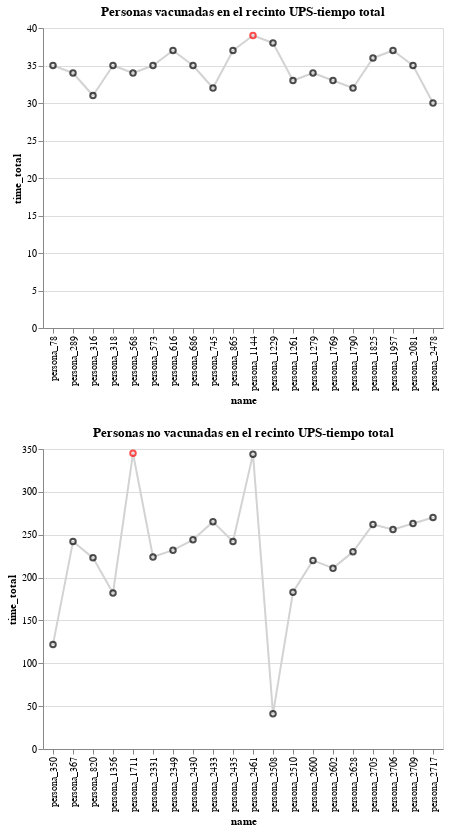

Here is the notebook cell this chart was saved with:
### Markdown cell above
### personas vacunadas y no vacunadas

### Code cell
fig&fig_2

### Figure 1 — Vega-Lite specification as saved in the notebook (floating-point values rounded to 4 significant figures)
{"config": {"view": {"continuousWidth": 400, "continuousHeight": 300}}, "vconcat": [{"layer": [{"mark": {"type": "trail", "color": "lightgrey"}, "encoding": {"x": {"type": "nominal", "field": "name", "sort": {"field": "id", "order": "ascending"}}, "y": {"type": "quantitative", "field": "time_total"}}}, {"mark": "point", "encoding": {"color": {"condition": {"value": "red", "test": "(datum.time_total === 39)"}, "value": "black"}, "x": {"type": "nominal", "field": "name", "sort": {"field": "id", "order": "ascending"}}, "y": {"type": "quantitative", "field": "time_total"}}}], "data": {"name": "data-cd2b0729e935135e4d41e78e5dc0da8f"}, "title": "Personas vacunadas en el recinto UPS-tiempo total"}, {"layer": [{"mark": {"type": "trail", "color": "lightgrey"}, "encoding": {"x": {"type": "nominal", "field": "name", "sort": {"field": "id", "order": "ascending"}}, "y": {"type": "quantitative", "field": "time_total"}}}, {"mark": "point", "encoding": {"color": {"condition": {"value": "red", "test": "(datum.time_total === 345)"}, "value": "black"}, "x": {"type": "nominal", "field": "name", "sort": {"field": "id", "order": "ascending"}}, "y": {"type": "quantitative", "field": "time_total"}}}], "data": {"name": "data-2039ccfc77df77cf41f8b6433872000a"}, "title": "Personas no vacunadas en el recinto UPS-tiempo total"}], "$schema": "https://vega.github.io/schema/vega-lite/v4.8.1.json", "datasets": {"data-cd2b0729e935135e4d41e78e5dc0da8f": [{"id": 1790, "name": "persona_1790", "date": "2021-06-17T00:00:00", "time_wait": 0, "first_cite": "2021-06-19T00:00:00", "second_cite": "2021-07-10T00:00:00", "dose": 1, "time_total": 32}, {"id": 1229, "name": "persona_1229", "date": "2021-06-13T00:00:00", "time_wait": 0, "first_cite": "2021-06-16T00:00:00", "second_cite": "2021-07-07T00:00:00", "dose": 1, "time_total": 38}, {"id": 573, "name": "persona_573", "date": "2021-06-08T00:00:00", "time_wait": 0, "first_cite": "2021-06-08T00:00:00", "second_cite": "2021-06-29T00:00:00", "dose": 1, "time_total": 35}, {"id": 316, "name": "persona_316", "date": "2021-06-06T00:00:00", "time_wait": 0, "first_cite": "2021-06-06T00:00:00", "second_cite": "2021-06-27T00:00:00", "dose": 1, "time_total": 31}, {"id": 568, "name": "persona_568", "date": "2021-06-08T00:00:00", "time_wait": 0, "first_cite": "2021-06-13T00:00:00", "second_cite": "2021-07-04T00:00:00", "dose": 1, "time_total": 34}, {"id": 1957, "name": "persona_1957", "date": "2021-06-18T00:00:00", "time_wait": 0, "first_cite": "2021-06-18T00:00:00", "second_cite": "2021-07-09T00:00:00", "dose": 1, "time_total": 37}, {"id": 865, "name": "persona_865", "date": "2021-06-10T00:00:00", "time_wait": 0, "first_cite": "2021-06-10T00:00:00", "second_cite": "2021-07-01T00:00:00", "dose": 1, "time_total": 37}, {"id": 616, "name": "persona_616", "date": "2021-06-08T00:00:00", "time_wait": 0, "first_cite": "2021-06-10T00:00:00", "second_cite": "2021-07-01T00:00:00", "dose": 1, "time_total": 37}, {"id": 2081, "name": "persona_2081", "date": "2021-06-19T00:00:00", "time_wait": 0, "first_cite": "2021-06-23T00:00:00", "second_cite": "2021-07-14T00:00:00", "dose": 1, "time_total": 35}, {"id": 78, "name": "persona_78", "date": "2021-06-04T00:00:00", "time_wait": 0, "first_cite": "2021-06-13T00:00:00", "second_cite": "2021-07-04T00:00:00", "dose": 1, "time_total": 35}, {"id": 1261, "name": "persona_1261", "date": "2021-06-13T00:00:00", "time_wait": 0, "first_cite": "2021-06-13T00:00:00", "second_cite": "2021-07-04T00:00:00", "dose": 1, "time_total": 33}, {"id": 1769, "name": "persona_1769", "date": "2021-06-17T00:00:00", "time_wait": 0, "first_cite": "2021-06-17T00:00:00", "second_cite": "2021-07-08T00:00:00", "dose": 1, "time_total": 33}, {"id": 1825, "name": "persona_1825", "date": "2021-06-17T00:00:00", "time_wait": 0, "first_cite": "2021-06-17T00:00:00", "second_cite": "2021-07-08T00:00:00", "dose": 1, "time_total": 36}, {"id": 318, "name": "persona_318", "date": "2021-06-06T00:00:00", "time_wait": 0, "first_cite": "2021-06-06T00:00:00", "second_cite": "2021-06-27T00:00:00", "dose": 1, "time_total": 35}, {"id": 289, "name": "persona_289", "date": "2021-06-06T00:00:00", "time_wait": 0, "first_cite": "2021-06-06T00:00:00", "second_cite": "2021-06-27T00:00:00", "dose": 1, "time_total": 34}, {"id": 745, "name": "persona_745", "date": "2021-06-09T00:00:00", "time_wait": 0, "first_cite": "2021-06-09T00:00:00", "second_cite": "2021-06-30T00:00:00", "dose": 1, "time_total": 32}, {"id": 1144, "name": "persona_1144", "date": "2021-06-12T00:00:00", "time_wait": 0, "first_cite": "2021-06-12T00:00:00", "second_cite": "2021-07-03T00:00:00", "dose": 1, "time_total": 39}, {"id": 1279, "name": "persona_1279", "date": "2021-06-13T00:00:00", "time_wait": 0, "first_cite": "2021-06-13T00:00:00", "second_cite": "2021-07-04T00:00:00", "dose": 1, "time_total": 34}, {"id": 686, "name": "persona_686", "date": "2021-06-09T00:00:00", "time_wait": 0, "first_cite": "2021-06-09T00:00:00", "second_cite": "2021-06-30T00:00:00", "dose": 1, "time_total": 35}, {"id": 2478, "name": "persona_2478", "date": "2021-06-22T00:00:00", "time_wait": 0, "first_cite": "2021-06-22T00:00:00", "second_cite": "2021-07-13T00:00:00", "dose": 1, "time_total": 30}], "data-2039ccfc77df77cf41f8b6433872000a": [{"id": 2430, "name": "persona_2430", "date": "2021-06-22T00:00:00", "time_wait": 220, "first_cite": "2021-06-28T00:00:00", "second_cite": "", "dose": 0, "time_total": 244}, {"id": 2706, "name": "persona_2706", "date": "2021-06-24T00:00:00", "time_wait": 233, "first_cite": "2021-06-28T00:00:00", "second_cite": "", "dose": 0, "time_total": 256}, {"id": 2461, "name": "persona_2461", "date": "2021-06-22T00:00:00", "time_wait": 320, "first_cite": "2021-06-29T00:00:00", "second_cite": "", "dose": 0, "time_total": 344}, {"id": 2349, "name": "persona_2349", "date": "2021-06-21T00:00:00", "time_wait": 209, "first_cite": "2021-06-26T00:00:00", "second_cite": "", "dose": 0, "time_total": 232}, {"id": 1711, "name": "persona_1711", "date": "2021-06-16T00:00:00", "time_wait": 320, "first_cite": "2021-06-30T00:00:00", "second_cite": "", "dose": 0, "time_total": 345}, {"id": 1356, "name": "persona_1356", "date": "2021-06-14T00:00:00", "time_wait": 160, "first_cite": "2021-06-26T00:00:00", "second_cite": "", "dose": 0, "time_total": 182}, {"id": 2705, "name": "persona_2705", "date": "2021-06-24T00:00:00", "time_wait": 237, "first_cite": "2021-06-28T00:00:00", "second_cite": "", "dose": 0, "time_total": 262}, {"id": 820, "name": "persona_820", "date": "2021-06-10T00:00:00", "time_wait": 200, "first_cite": "2021-06-29T00:00:00", "second_cite": "", "dose": 0, "time_total": 223}, {"id": 2717, "name": "persona_2717", "date": "2021-06-24T00:00:00", "time_wait": 247, "first_cite": "2021-06-27T00:00:00", "second_cite": "", "dose": 0, "time_total": 270}, {"id": 2709, "name": "persona_2709", "date": "2021-06-24T00:00:00", "time_wait": 242, "first_cite": "2021-06-26T00:00:00", "second_cite": "", "dose": 0, "time_total": 263}, {"id": 2435, "name": "persona_2435", "date": "2021-06-22T00:00:00", "time_wait": 220, "first_cite": "2021-06-28T00:00:00", "second_cite": "", "dose": 0, "time_total": 242}, {"id": 367, "name": "persona_367", "date": "2021-06-06T00:00:00", "time_wait": 220, "first_cite": "2021-06-27T00:00:00", "second_cite": "", "dose": 0, "time_total": 242}, {"id": 2510, "name": "persona_2510", "date": "2021-06-22T00:00:00", "time_wait": 159, "first_cite": "2021-06-25T00:00:00", "second_cite": "", "dose": 0, "time_total": 183}, {"id": 2433, "name": "persona_2433", "date": "2021-06-22T00:00:00", "time_wait": 240, "first_cite": "2021-06-26T00:00:00", "second_cite": "", "dose": 0, "time_total": 265}, {"id": 2331, "name": "persona_2331", "date": "2021-06-21T00:00:00", "time_wait": 200, "first_cite": "2021-06-26T00:00:00", "second_cite": "", "dose": 0, "time_total": 224}, {"id": 350, "name": "persona_350", "date": "2021-06-06T00:00:00", "time_wait": 100, "first_cite": "2021-06-26T00:00:00", "second_cite": "", "dose": 0, "time_total": 122}, {"id": 2628, "name": "persona_2628", "date": "2021-06-23T00:00:00", "time_wait": 207, "first_cite": "2021-06-27T00:00:00", "second_cite": "", "dose": 0, "time_total": 230}, {"id": 2600, "name": "persona_2600", "date": "2021-06-23T00:00:00", "time_wait": 198, "first_cite": "2021-06-26T00:00:00", "second_cite": "", "dose": 0, "time_total": 220}, {"id": 2602, "name": "persona_2602", "date": "2021-06-23T00:00:00", "time_wait": 190, "first_cite": "2021-06-26T00:00:00", "second_cite": "", "dose": 0, "time_total": 211}, {"id": 2508, "name": "persona_2508", "date": "2021-06-22T00:00:00", "time_wait": 20, "first_cite": "2021-06-29T00:00:00", "second_cite": "", "dose": 0, "time_total": 41}]}}
